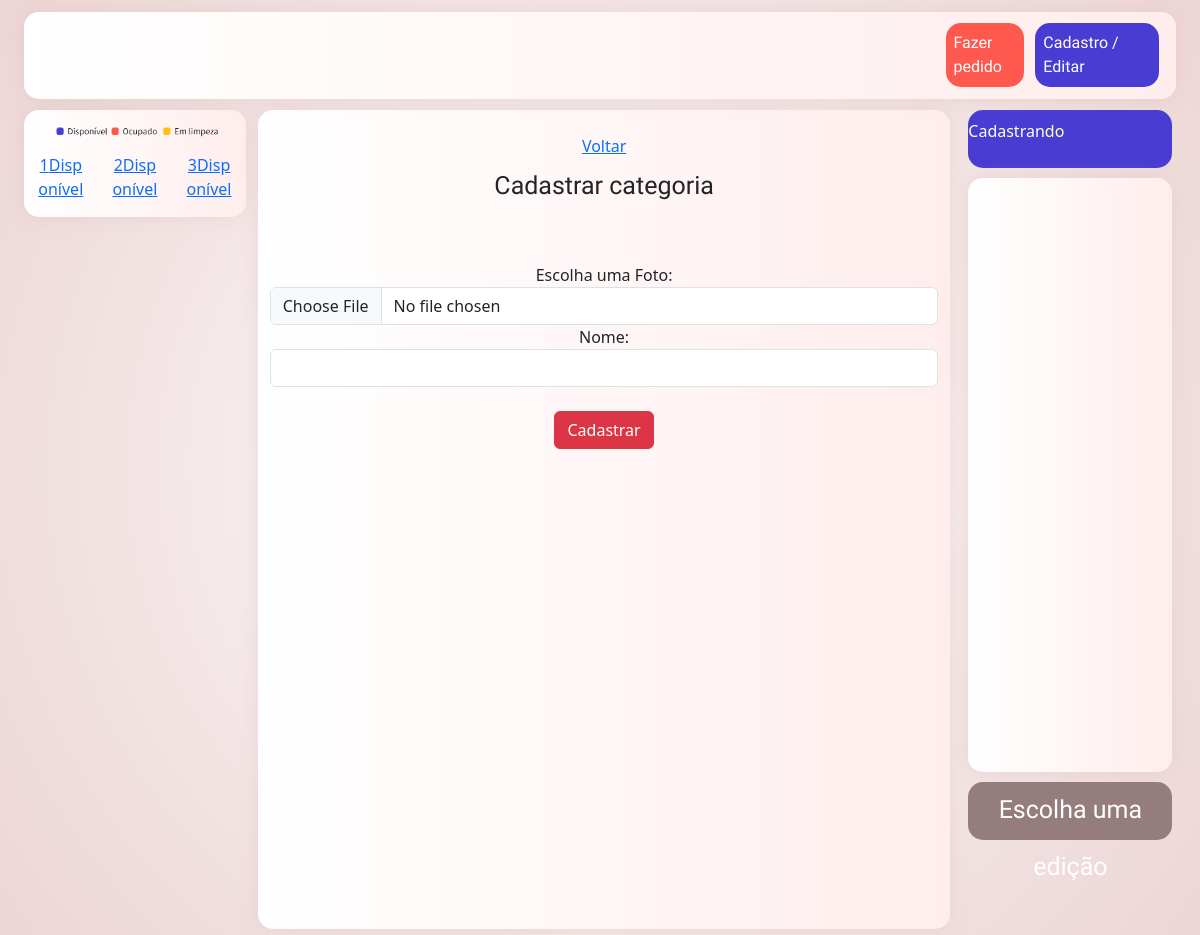
Screenshot of /back-end/cadastrar_categoria.php with the database file from the repository.
### tables this page shows
CREATE TABLE `mesa` (
  `idMesa` int(11) NOT NULL,
  `idStatusMesa` int(11) NOT NULL
);

CREATE TABLE `statusmesa` (
  `idStatusMesa` int(11) NOT NULL,
  `status` varchar(255) NOT NULL
);

### back-end/cadastrar_categoria.php (the view, shortened to what this page needs)
<?php
include_once("conexao.php");
?>
<!DOCTYPE html>
<html lang="en">
<head>
    <link href="https://cdn.jsdelivr.net/npm/bootstrap@5.3.0-alpha1/dist/css/bootstrap.min.css" rel="stylesheet">
    <link rel="stylesheet" href="css/style.css">
    <link rel="stylesheet" href="css/style_categoria.css">
</head>
<body>
    <div class="container-fluid containerPrincipal">
        <div class="row linha1 justify-content-center">
            <div class="col coluna-nav">
                <div class="botoes">
                    <a href="index.php" class="botao1">Fazer pedido</a>
                    <a href="cadastros.php" class="botao2">Cadastro / Editar</a>
                </div>
            </div>
        </div>
        <div class="row linha2">
            <div class="col-4 order-first interface1">
                <div class="row justify-content-around">
                    <div class="col-md-12 col_comanda">
                        <div class="row">
                            <div class="col">
                                <div class="imagem_legenda">
                                    <img src="image/Legenda.png" class="img-fluid ">
                                </div>
                            </div>
                        </div>
                        <div class="row justify-content-around">
                            <?php
                            $sql = "SELECT * FROM mesa ORDER BY idMesa";
                            $result = $conn->query($sql);
                            while ($row = mysqli_fetch_assoc($result)) {
                                $idStatusMesa = $row['idStatusMesa'];
                                $sql2 = "SELECT * FROM statusmesa WHERE idStatusMesa = $idStatusMesa";
                                $result2 = $conn->query($sql2);
                                $dados = mysqli_fetch_assoc($result2);
                                if ($idStatusMesa == 1) {
                            ?>
                                    <div class="col-md-4 text-center mb-3">
                                        <?php
                                        if (!isset($idMesa)) {
                                        ?>
                                            <a href="<?php echo 'index.php?id=' . $row['idMesa'] ?>"><?php echo $row['idMesa'], $dados['status']; ?></a>
                                        <?php
                                        } else {
                                        ?>
                                            <?php echo $row['idMesa'], $dados['status']; ?>
                                        <?php
                                        }
                                        ?>
                                    </div>
                                <?php
                                } else {
                                ?>
                                    <div class="col-md-4 text-center mb-3">
                                        <?php echo $row['idMesa'], $dados['status']; ?>
                                    </div>
                            <?php
                                }
                            }
                            ?>
                        </div>
                    </div>
                </div>
            </div>
            <div class="col-4 interface2">
                <div class="row justify-content-center text center mt-4 mb-5">
                    <div class="col-md-8">
                        <a href="cadastros.php">Voltar</a>
                        <div class="texto1 text-dark">Cadastrar categoria</div>
                    </div>
                </div>
                <div class="row mb-3">
                    <form action="" method="POST" enctype="multipart/form-data">
                        <label for="" class="text-dark">Escolha uma Foto:</label>
                        <input type="file" class="form-control">
                        <label for="" class="text-dark">Nome:</label>
                        <input type="text" class="form-control" name="nome">
                        <input type="submit" name="submit" class="btn btn-danger mt-4" value="Cadastrar">
                    </form>
                </div>
            </div>
            <div class="col-4 order-last interface3">
                <div class="tamanho_interface3">
                    <div class="col coluna1 d-flex align-items-center ">
                        <p class='text-ceNter'>Cadastrando</p>
                    </div>
                    <div class="col coluna2"></div>
                    <div class="col coluna4">Escolha uma edição</div>
                </div>
            </div>
        </div>
</body>
</html>

### back-end/css/style.css (style rules this page uses)
body { background: rgb(255, 255, 255); background: radial-gradient(circle, rgba(255, 255, 255, 1) 0%, rgba(240, 222, 222, 1) 76%, rgba(238, 213, 213, 1) 100%); background-size: contain; height: 100%; width: 100%; }
.botao1 { margin-top: auto; word-wrap: break-word; width: 7%; text-decoration: none; margin-bottom: auto; height: 100%; font-family: 'Lexend', sans-serif; background-color: #FF584E; color: #fff; border-radius: 15px; padding: 0.7%; border: none; }
.botao2 { margin-top: auto; text-decoration: none; margin-bottom: auto; color: #fff; border: none; background-color: #483CD3; word-wrap: break-word; height: 100%; width: 11%; padding: 0.7%; border-radius: 15px; font-family: 'Lexend', sans-serif; margin-left: 1%; }
.botoes { display: flex; justify-content: end; margin-right: 0.5%; }
.coluna-nav { z-index: 1; padding: 1%; background: rgb(255, 255, 255); background: linear-gradient(90deg, rgba(255, 255, 255, 1) 0%, rgba(255, 237, 237, 1) 100%); color: #fff; justify-content: 'right'; height: 100%; border-radius: 15px; -webkit-box-shadow: -1px 0px 20px -3px rgba(205, 171, 168, 0.35); -moz-box-shadow: -1px 0px 20px -3px rgba(205, 171, 168, 0.35); box-shadow: -1px 0px 20px -3px rgba(205, 171, 168, 0.35); }
.linha1 { margin: 1%; width: auto; height: auto; }
.linha2 { margin-left: 1%; width: 99.5%; height: 825px; word-wrap: break-word; }
.containerPrincipal { height: 100%; width: 100%; }
.interface1 { width: 19%; height: 100%; align-items: 'center'; margin-right: 1%; }
.interface2 { background: rgb(255, 255, 255); background: linear-gradient(90deg, rgba(255, 255, 255, 1) 0%, rgba(255, 237, 237, 1) 100%); padding-bottom: 5.3%; margin-right: 0.5%; color: #fff; height: 99.2%; text-align: center; width: 59.2%; border-radius: 15px; -webkit-box-shadow: -1px 0px 20px -3px rgba(205, 171, 168, 0.35); -moz-box-shadow: -1px 0px 20px -3px rgba(205, 171, 168, 0.35); box-shadow: -1px 0px 20px -3px rgba(205, 171, 168, 0.35); }
.interface3 { color: #fff; width: 19.5%; height: 100%; }
.tamanho_interface3 { height: 100%; width: 100%; }
.coluna1 { background-color: #947D7C; color: #fff; width: 100%; height: 7%; border-radius: 15px; margin-bottom: 5%; }
.coluna2 { background: rgb(255, 255, 255); background: linear-gradient(90deg, rgba(255, 255, 255, 1) 0%, rgba(255, 237, 237, 1) 100%); color: #947D7C; font-family: 'Lexend', sans-serif; text-align: center; line-height: 500%; width: 100%; height: 72%; border-radius: 15px; -webkit-box-shadow: -1px 0px 20px -3px rgba(205, 171, 168, 0.35); -moz-box-shadow: -1px 0px 20px -3px rgba(205, 171, 168, 0.35); box-shadow: -1px 0px 20px -3px rgba(205, 171, 168, 0.35); margin-bottom: 5%; }
.coluna4 { color: #fff; width: 100%; height: 7%; border-radius: 15px; align-items: center; font-family: 'Lexend', sans-serif; background-color: #947D7C; font-size: 25px; text-align: center; line-height: 225%; }
.col_comanda { background: rgb(255, 255, 255); background: linear-gradient(90deg, rgba(255, 255, 255, 1) 0%, rgba(255, 237, 237, 1) 100%); height: 100%; width: 100%; border-radius: 15px; -webkit-box-shadow: -1px 0px 20px -3px rgba(205, 171, 168, 0.35); -moz-box-shadow: -1px 0px 20px -3px rgba(205, 171, 168, 0.35); box-shadow: -1px 0px 20px -3px rgba(205, 171, 168, 0.35); margin-right: 0.5%; }
.texto1 { font-family: 'Lexend', sans-serif; font-size: 25px; text-align: center; line-height: 225%; }

### rows the page displays
mesa: idMesa "1", idStatusMesa.status "Disponível"
mesa: idMesa "2", idStatusMesa.status "Disponível"
mesa: idMesa "3", idStatusMesa.status "Disponível"
